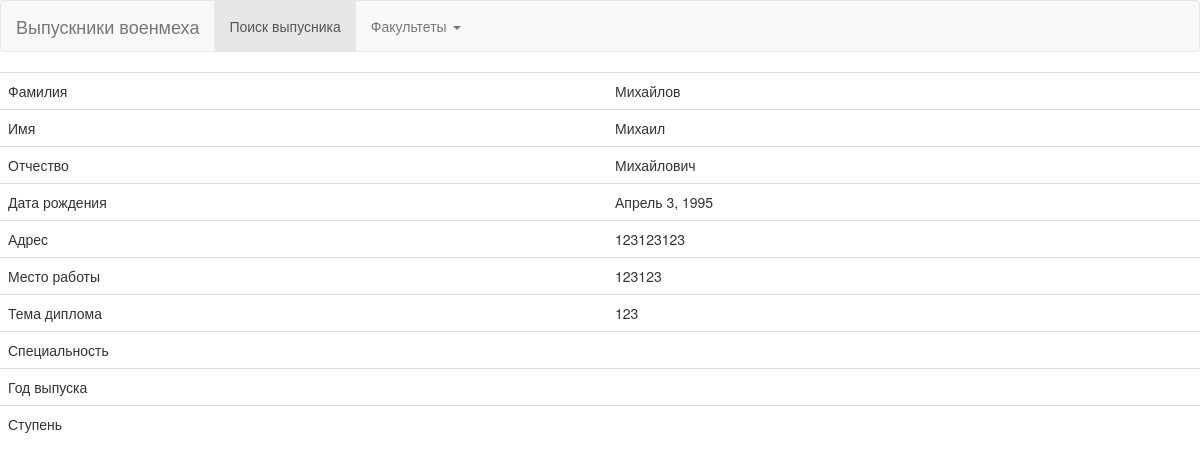
Page /get_graduate_description/1 on the earlier database version.
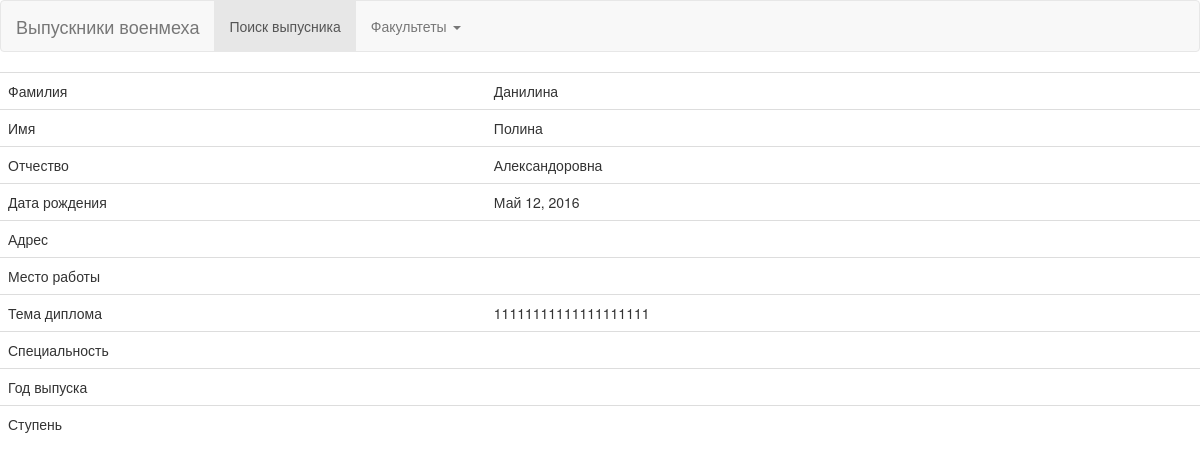
Same page on the later database version.
### graduates/models.py (models this page shows, shortened)
class Graduate(models.Model):
    graduate_surname = models.CharField(max_length=100)         # Фамилия
    graduate_name = models.CharField(max_length=100)            # Имя
    graduate_patronymic = models.CharField(max_length=100, blank=True, )      # Отчество
    graduate_birthdate = models.DateField()                     # Дата рождения
    graduate_address = models.TextField(default="", blank=True)             # Место проживания
    graduate_workplace = models.CharField(max_length=100, blank=True)
    graduate_science_work = models.TextField(blank=True)
    graduate_diploma_theme = models.CharField(max_length=100, blank=True)
    graduate_kaf = models.ForeignKey(Kaf)
    graduate_faculty = models.ForeignKey(Faculty)
    graduate_group = models.ForeignKey(Group)
    class Meta:
        verbose_name = 'Выпускник'
        verbose_name_plural = 'Выпускники'
        ordering = ["graduate_surname"]

### graduates/views.py (the view)
# urls.py: url(r'^get_graduate_description/(?P<id>\d+)$', views.get_graduate_description),
def get_graduate_description(request, id):
    graduate = Graduate.objects.get(id=id)
    return render_to_response('graduate.html', {'graduate': graduate,
                                                })

### graduates/templates/graduate.html
{% extends 'main.html' %}
{% block graduate %}
    <table class="table">
        <tr class="tr-grad">
            <td>Фамилия</td>
            <td>{{ graduate.graduate_surname }}</td>
        </tr>
        <tr class="tr-grad">
            <td>Имя</td>
            <td>{{ graduate.graduate_name }}</td>
        </tr>
        <tr class="tr-grad">
            <td>Отчество</td>
            <td>{{ graduate.graduate_patronymic }}</td>
        </tr>
        <tr class="tr-grad">
            <td>Дата рождения</td>
            <td>{{ graduate.graduate_birthdate }}</td>
        </tr>
        <tr class="tr-grad">
            <td>Адрес</td>
            <td>{{ graduate.graduate_address }}</td>
        </tr>
        <tr class="tr-grad">
            <td>Место работы</td>
            <td>{{ graduate.graduate_workplace }}</td>
        </tr>
        <tr class="tr-grad">
            <td>Тема диплома</td>
            <td>{{ graduate.graduate_diploma_theme }}</td>
        </tr>
        <tr class="tr-grad">
            <td>Специальность</td>
            <td>{{ graduate.graduate_speciality }}</td>
        </tr>
        <tr class="tr-grad">
            <td>Год выпуска</td>
            <td>{{ graduate.graduate_gradyear }}</td>
        </tr>
        <tr class="tr-grad">
            <td>Ступень</td>
            <td>{{ graduate.graduate_degree }}</td>
        </tr>
    </table>
{% endblock %}

Differences in the rows shown:
changed Graduate: graduate_surname "Михайлов" → "Данилина"; graduate_name "Михаил" → "Полина"; graduate_patronymic "Михайлович" → "Александоровна"; graduate_birthdate "Апрель 3, 1995" → "Май 12, 2016"; graduate_diploma_theme "123" → "11111111111111111111"; graduate_address "123123123" → (not shown); graduate_workplace "123123" → (not shown)
